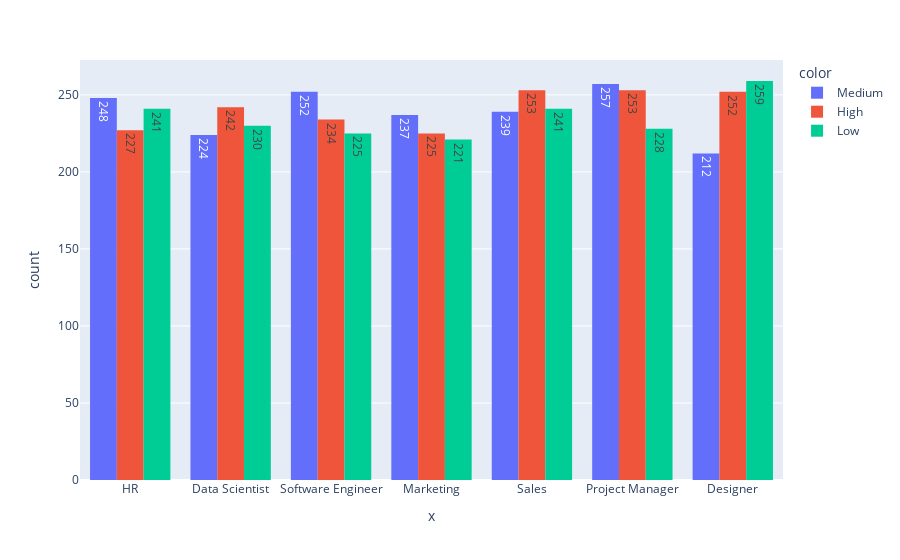

Here is the notebook cell this chart was saved with:
### Code cell
stressful = px.histogram(x = df['Job_Role'], text_auto=True,color=df['Stress_Level'],barmode='group')
stressful.show()

### Figure 1 — Plotly figure (JSON) as saved in the notebook; plotly's stock layout.template omitted (floating-point values rounded to 4 significant figures; data arrays with more than 128 entries replaced by an {"elided": "..."} marker saying what was removed)
{"data": [{"alignmentgroup": "True", "bingroup": "x", "hovertemplate": "color=Medium<br>x=%{x}<br>count=%{y}<extra></extra>", "legendgroup": "Medium", "marker": {"color": "#636efa", "pattern": {"shape": ""}}, "name": "Medium", "offsetgroup": "Medium", "orientation": "v", "showlegend": true, "texttemplate": "%{value}", "type": "histogram", "x": {"elided": "1669 str values"}, "xaxis": "x", "yaxis": "y"}, {"alignmentgroup": "True", "bingroup": "x", "hovertemplate": "color=High<br>x=%{x}<br>count=%{y}<extra></extra>", "legendgroup": "High", "marker": {"color": "#EF553B", "pattern": {"shape": ""}}, "name": "High", "offsetgroup": "High", "orientation": "v", "showlegend": true, "texttemplate": "%{value}", "type": "histogram", "x": {"elided": "1686 str values"}, "xaxis": "x", "yaxis": "y"}, {"alignmentgroup": "True", "bingroup": "x", "hovertemplate": "color=Low<br>x=%{x}<br>count=%{y}<extra></extra>", "legendgroup": "Low", "marker": {"color": "#00cc96", "pattern": {"shape": ""}}, "name": "Low", "offsetgroup": "Low", "orientation": "v", "showlegend": true, "texttemplate": "%{value}", "type": "histogram", "x": {"elided": "1645 str values"}, "xaxis": "x", "yaxis": "y"}], "layout": {"autosize": true, "barmode": "group", "legend": {"title": {"text": "color"}, "tracegroupgap": 0}, "margin": {"t": 60}, "xaxis": {"anchor": "y", "autorange": true, "domain": [0, 1], "range": [-0.5, 6.5], "title": {"text": "x"}, "type": "category"}, "yaxis": {"anchor": "x", "autorange": true, "domain": [0, 1], "range": [0, 272.6], "title": {"text": "count"}}}}
